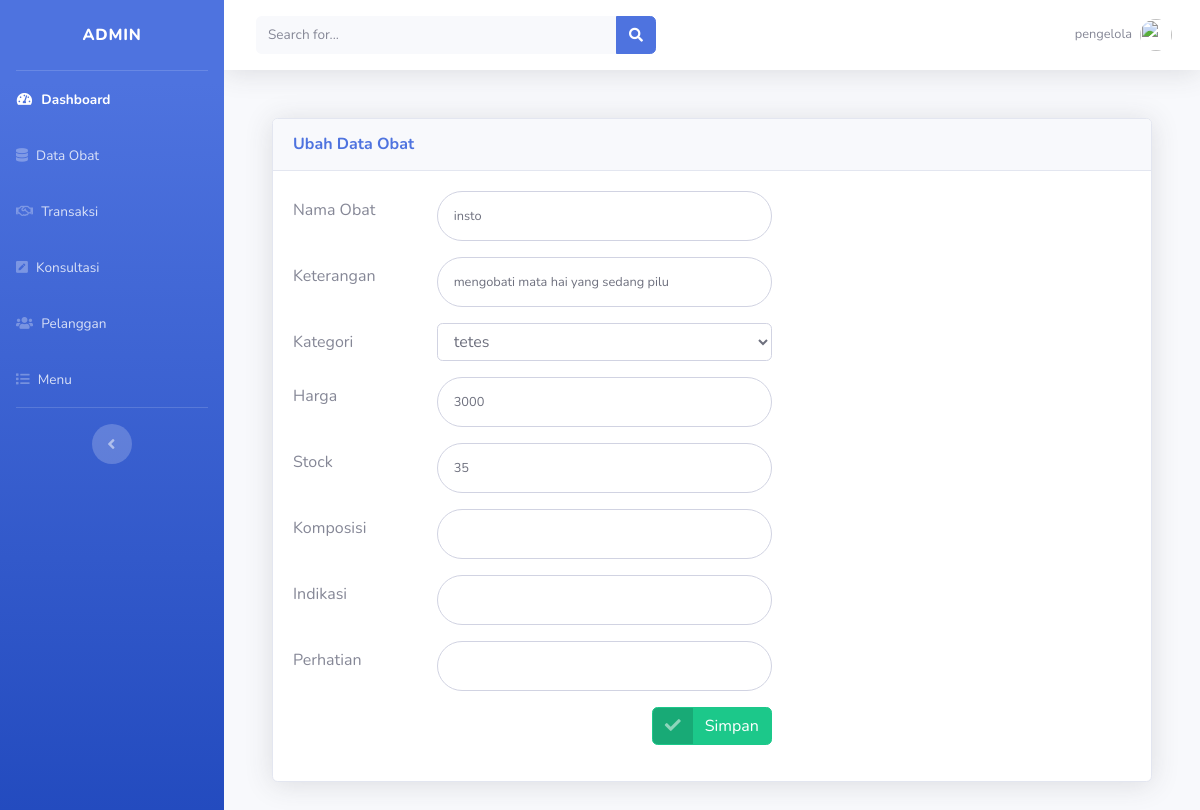
Page /admin/obat/edit/3 on the earlier database version.
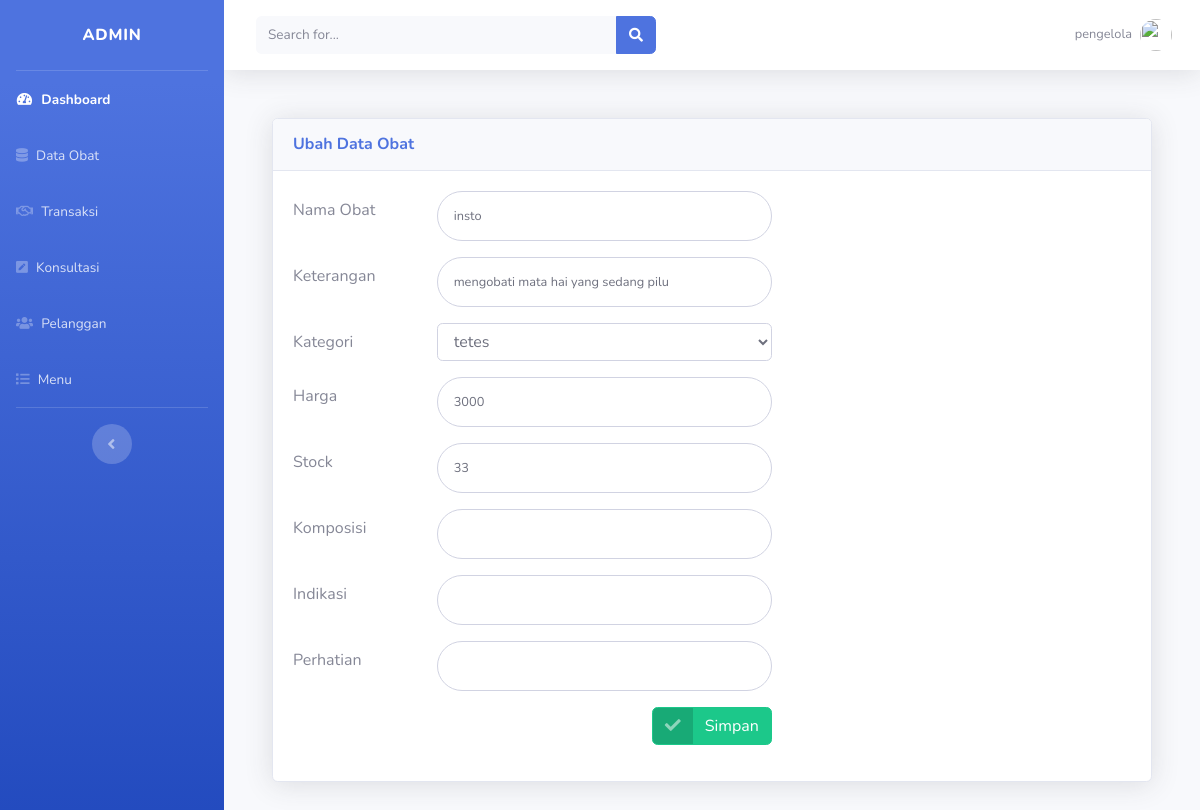
Same page on the later database version.
### tables this page shows
CREATE TABLE `obat` (
  `idobat` int(11) NOT NULL,
  `namaobat` varchar(120) NOT NULL,
  `keterangan` text NOT NULL,
  `kategori` varchar(50) NOT NULL,
  `harga` int(11) NOT NULL,
  `stock` int(4) NOT NULL,
  `komposisi` varchar(50) NOT NULL,
  `indikasi` varchar(100) NOT NULL,
  `perhatian` varchar(100) NOT NULL,
  `gambar` text NOT NULL
);

### application/controllers/admin/Obat.php (called while the page is built, shortened)
<?php
class Obat extends CI_Controller
{
    public function __construct()
    {
        $this->load->model('Obat_model', 'obat');
    }
    public function edit($idobat)
    {
        $where = array('idobat' => $idobat);
        $data['obat'] = $this->obat->ubah($where)->result();
        $this->load->view('template/header');
        $this->load->view('template/sidebar');
        $this->load->view('admin/ubah', $data);
        $this->load->view('template/footer');
    }
}

### index.php (called while the page is built, shortened)
<?php
require_once BASEPATH.'core/CodeIgniter.php';

### application/models/Obat_model.php (called while the page is built, shortened)
<?php
class Obat_model extends CI_Model
{
    public $tabel = 'obat';
    public function ubah($where)
    {
        return $this->db->get_where($this->tabel, $where);
    }
}

### application/views/admin/ubah.php (the view, shortened to what this page needs)
<div class="card shadow m-5">
    <div class="card-header py-3">
        <h6 class="m-0 font-weight-bold text-primary">Ubah Data Obat</h6>
    </div>
    <div class="card-body">
        <?php
        foreach ($obat as $obat) { ?>
            <form class="user" action="<?= base_url('admin/obat/simpanedit') ?>" method="POST" enctype="multipart/form-data">
                <div class="form-group row">
                    <label for="namaobat" class="col-sm-2 col-form-label">Nama Obat</label>
                    <div class="col-sm-5">
                        <input type="text" name="namaobat" class="form-control form-control-user" id="namaobat" value="<?= $obat->namaobat ?>">
                    </div>
                </div>
                <div class="form-group row">
                    <label for="keterangan" class="col-sm-2 col-form-label">Keterangan</label>
                    <div class="col-sm-5">
                        <input type="text" name="keterangan" class="form-control form-control-user" id="keterangan" value="<?= $obat->keterangan ?>" required>
                    </div>
                </div>
                <div class="form-group row">
                    <label for="kategori" class="col-sm-2 col-form-label">Kategori</label>
                    <div class="col-sm-5">
                        <select class="form-control" id="kategori" name="kategori">
                            <option hidden><?= $obat->kategori ?></option>
                        </select>
                    </div>
                </div>
                <div class="form-group row">
                    <label for="harga" class="col-sm-2 col-form-label">Harga</label>
                    <div class="col-sm-5">
                        <input type="number" required name="harga" class="form-control form-control-user" id="harga" value="<?= $obat->harga ?>">
                    </div>
                </div>
                <div class="form-group row">
                    <label for="stock" class="col-sm-2 col-form-label">Stock</label>
                    <div class="col-sm-5">
                        <input type="number" required name="stock" class="form-control form-control-user" id="stock" value="<?= $obat->stock ?>">
                    </div>
                </div>
                <div class="form-group row">
                    <label for="komposisi" class="col-sm-2 col-form-label">Komposisi</label>
                    <div class="col-sm-5">
                        <input type="text" name="komposisi" class="form-control form-control-user" id="komposisi" required value="<?= $obat->komposisi ?>">
                    </div>
                </div>
                <div class="form-group row">
                    <label for="indikasi" class="col-sm-2 col-form-label">Indikasi</label>
                    <div class="col-sm-5">
                        <input type="text" name="indikasi" class="form-control form-control-user" id="indikasi" required value="<?= $obat->indikasi ?>">
                    </div>
                </div>
                <div class="form-group row">
                    <label for="perhatian" class="col-sm-2 col-form-label">Perhatian</label>
                    <div class="col-sm-5">
                        <input type="text" name="perhatian" class="form-control form-control-user" id="perhatian" required value="<?= $obat->perhatian ?>">
                    </div>
                </div>
                <div class="form-group row">
                    <div class="col-sm-7">
                        <button type="submit" class="btn btn-success btn-icon-split float-right">
                            <span class="icon text-white-50">
                                <i class="fas fa-check"></i>
                            </span>
                            <span class="text">Simpan</span>
                        </button>
                    </div>
                </div>
            </form>
        <?php }; ?>
    </div>
</div>

Differences in the rows shown:
changed obat "insto": stock "35" → "33"
